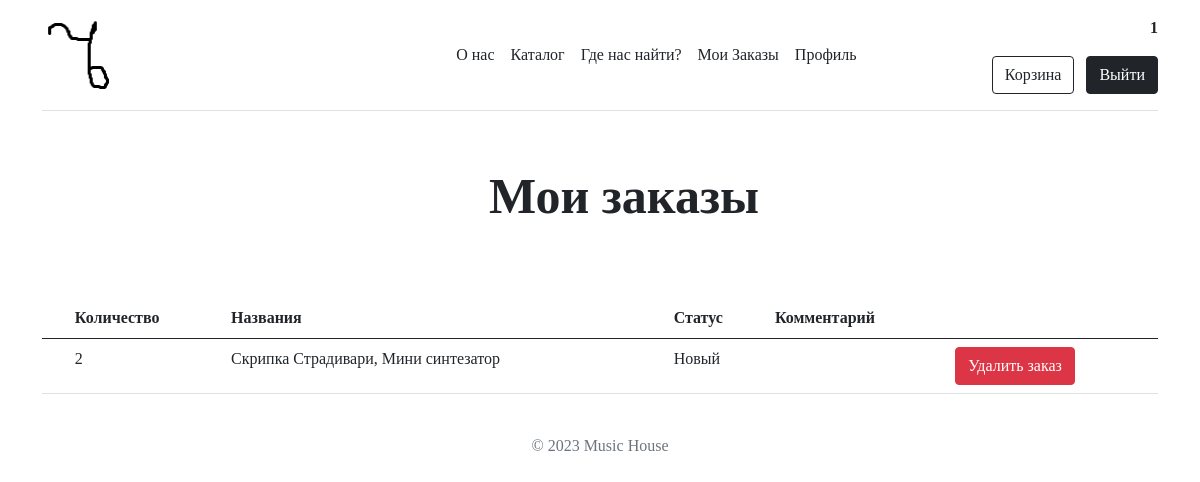
Screenshot of /pages/myorders.php (signed in) with the database file from the repository.
### tables this page shows
CREATE TABLE `orders` (
  `id` int NOT NULL,
  `id_user` int NOT NULL,
  `date` datetime NOT NULL,
  `status` text NOT NULL,
  `products_info` text NOT NULL,
  `cost` decimal(10,2) NOT NULL,
  `comment` text
);

### pages/myorders.php (the view, shortened to what this page needs)
<!DOCTYPE html>
<html lang="ru">
<head>
    <link rel="stylesheet" href="../bootstrap/css/bootstrap.css">
    <link rel="stylesheet" href="../css/style.css">
</head>
<body>
<?php include "../template/header.php";
    require_once '../scripts/connect.php';?>
    <div class="mt-5 text-center" style=" margin-left: 3rem">
        <div class="row">
          <div class="col">
            <p class="fw-bold" style="font-size: 50px;">Мои заказы</p>
          </div>
        </div>
    </div>
    <div class="container">
        <table class="table mt-5">
            <thead>
                <tr>
                    <th scope="col"></th>
                    <th scope="col">Количество</th>
                    <th scope="col">Названия</th>
                    <th scope="col">Статус</th>
                    <th scope="col">Комментарий</th>
                    <th scope="col"></th>
                </tr>
            </thead>
            <tbody>
            <?php
                if(isset($_SESSION['user'])):
                    $id = $_SESSION['user']['id'];
                    $product = mysqli_query($connect, "SELECT * FROM orders WHERE `id_user` = $id");
                    while ($row = mysqli_fetch_assoc($product)):
                        $order = $row;
                        $array = [];
                        $products = explode(";", $row['products_info']);
                        foreach ($products as $key => $id) {
                            $product_name = mysqli_query($connect, "SELECT * FROM products WHERE id = '$id'");
                            while ($row = mysqli_fetch_assoc($product_name)){
                                array_push($array,$row['name']);
                            }
                        }?>
                        <tr>
                            <th scope="row"></th>
                            <td><?php echo count($products)?></td>
                            <td><?php echo implode(", ",$array)?></td>
                            <td><?php echo $order['status']?></td>
                            <td><?php echo $order['comment']?></td>
                            <td><a class="btn btn-danger" href="../scripts/del-to-order.php?id=<?php echo $order['id']?>">Удалить заказ</a></td>
                        </tr>
                    <?php endwhile; endif; ?>
            </tbody>
        </table>
    </div>
    <?php include "../template/footer.php"?>
</body>
</html>

### css/style.css (style rules this page uses)
* { font-family: 'Hussar'; }

### rows the page displays
orders: products_info "2", array "Скрипка Страдивари, Мини синтезатор", status "Новый"

### other values shown
$_SESSION['user']['login'] "1"
